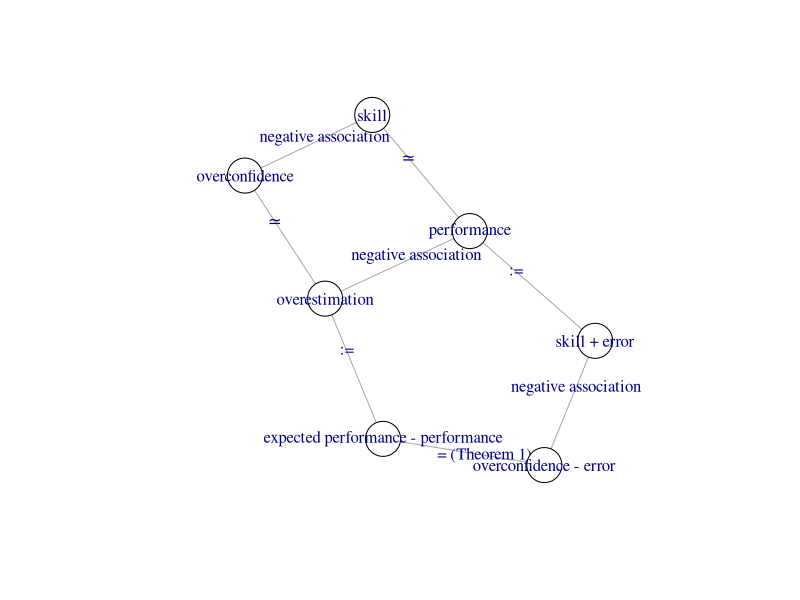

Reproduce this figure in R.
## ---- chunk 1
knitr::opts_chunk$set(
  collapse = TRUE,
  comment = "#>"
)
## ---- chunk 2
definitions <- 
"
## Definitions

- **performance** as a test score
- **performance estimation** as the difference between the expected and
the actual test score
- **skill** as the ability to perform well on a given test
- **overconfidence** as the difference between self-assessed and actual skill
- **measurement error** as luck on a test
"

cat(definitions, file="definitions.md")
## ---- chunk 3
library(igraph, warn.conflicts=FALSE)

g <- graph_from_literal(
    skill -- overconfidence,
    skill -- performance,
    overconfidence -- overestimation,
    performance -- overestimation,
    "skill + error" -- "overconfidence - error",
    "skill + error" -- performance,
    "expected performance - performance" -- overestimation,
    "expected performance - performance" -- "overconfidence - error"
)

E(g)$relationship <- c(
 "negative association",
 "≃",
 "≃",
 "negative association",
 ":=",
 ":=",
 "negative association",
 "= (Theorem 1)"
)
## ---- chunk 4
plot(
  g,
  vertex.size = 20,
  vertex.color = "white",
  edge.label = E(g)$relationship,
)
## ---- chunk 5
write_graph(
  g,
  "relationship_graph.txt",
  format = "graphml"
)
